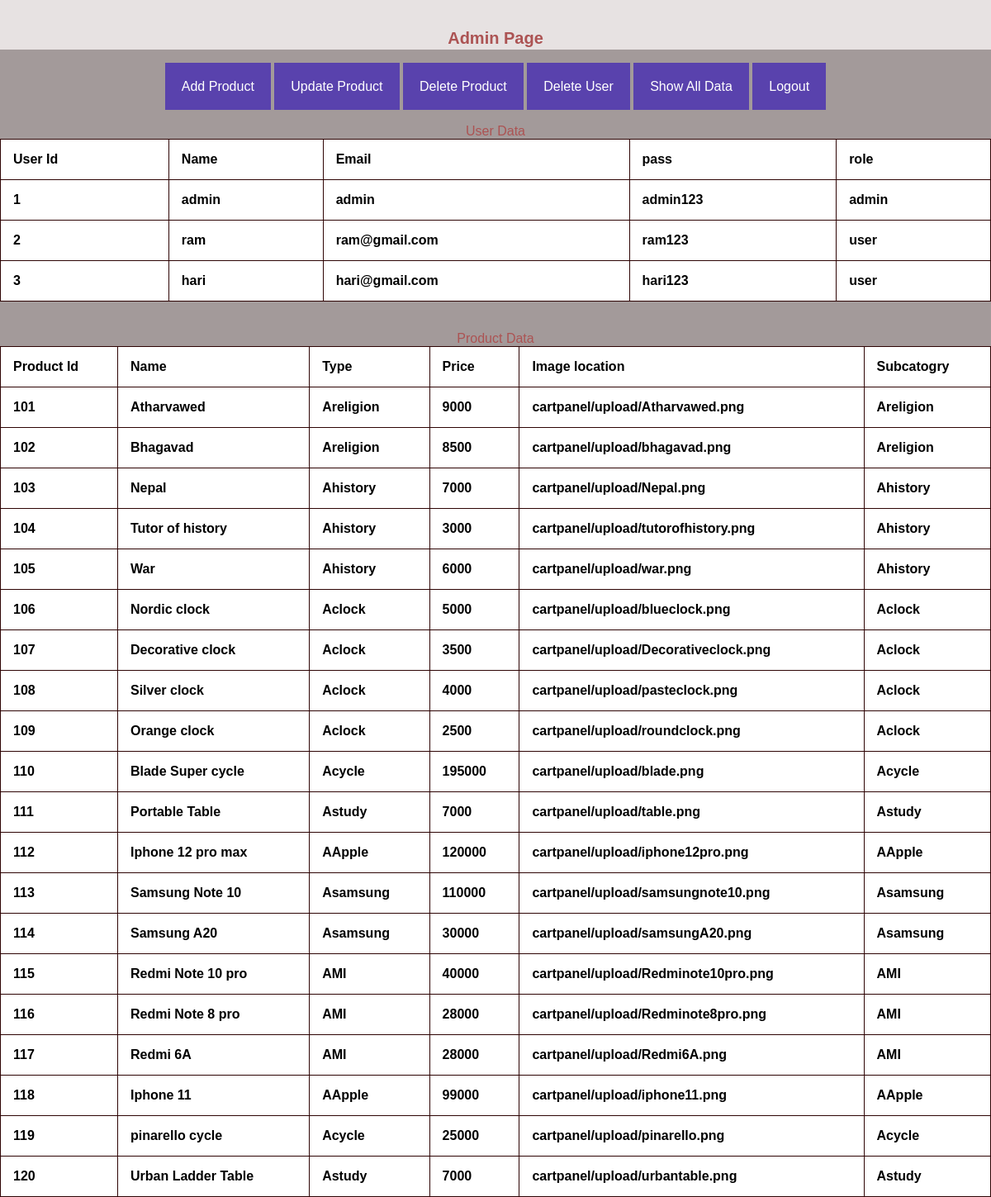
Screenshot of /alldata.php (signed in) with the database file from the repository.
### tables this page shows
CREATE TABLE `people` (
  `userid` int(20) NOT NULL AUTO_INCREMENT ,
  `name` varchar(30) DEFAULT NULL,
  `email` varchar(30) DEFAULT NULL,
  `pass` varchar(40) DEFAULT NULL,
  `role` varchar(20) DEFAULT NULL,
  PRIMARY KEY(userid)
  );

CREATE TABLE `product` (
  `prodid` int(10) NOT NULL AUTO_INCREMENT,
  `name` varchar(30) DEFAULT NULL,
  `type` varchar(30) DEFAULT NULL,
  `price` varchar(30) DEFAULT NULL,
  `imgloco` varchar(50) DEFAULT NULL,
  `sub` varchar(30) DEFAULT NULL,
   PRIMARY KEY (`prodid`)
  );

### alldata.php (the view, shortened to what this page needs)
<?php
include("adminmenu.php");
?>
<center>
<p class="textadmin">User Data</p>
<?php
include("databaselogin.php");
$sql = "SELECT * FROM people";
$result = $conn->query($sql);
if ($result->num_rows > 0) {
  echo '<table> <tr><th>User Id</th> <th>Name</th> <th>Email</th> <th>pass</th> <th>role</th></tr>';
  while($row = $result->fetch_assoc()) {
    echo "<tr><th>".$row['userid']."</th> <th>".$row['name']."</th> <th>".$row['email']."</th> <th>".$row['pass']."</th> <th>".$row['role']."</th></tr>";
  }
  echo "</table>";
} else {
  echo "0 results";
}
?>
<br>
<br>
<p class="textadmin">Product Data</p>
<?php
include("databaselogin.php");
$sql = "SELECT * FROM product";
$result = $conn->query($sql);
if ($result->num_rows > 0) {
  echo '<table> <tr><th>Product Id</th> <th>Name</th> <th>Type</th> <th>Price</th> <th>Image location</th> <th>Subcatogry</th></tr>';
  while($row = $result->fetch_assoc()) {
    echo "<tr><th>".$row['prodid']."</th> <th>".$row['name']."</th> <th>".$row['type']."</th> <th>".$row['price']."</th> <th>".$row['imgloco']."</th> <th>".$row['sub']."</th></tr>";
  }
  echo "</table>";
} else {
  echo "0 results";
}
?>
</center>

### adminhead.php (shortened to what this page needs)
<!DOCTYPE html>
<html lang="en">
<head>
    <link rel="stylesheet" href="main.css">
</head>
<body>
<div class="headadmin">
    <p class="nameadmin">Admin Page</p>
    </div>
    <br>
</body>

### adminmenu.php (shortened to what this page needs)
<?php
include("adminhead.php");
?>
<br>
<div class="menufield">
    <a href="addproduct.php" class="menuadmin">Add Product</a>
    <a href="updateproduct.php" class="menuadmin">Update Product</a>
    <a href="deleteproduct.php" class="menuadmin">Delete Product</a>
    <a href="deleteuser.php" class="menuadmin">Delete User</a>
    <a href="alldata.php" class="menuadmin">Show All Data</a>
    <a href="adminlogout.php" class="menuadmin">Logout</a>
</div>
</body>
</html>

### main.css (style rules this page uses)
* { font-family: Arial, Helvetica, sans-serif; margin: 0px 0px; }
body { background-color: rgb(163, 154, 154); }
a { text-decoration: none; color: white; }
.nameadmin { color: rgb(172, 83, 83); font-size: 20px; text-align: center; position: relative; top: 35px; font-weight: bolder; }
.headadmin { position: relative; background-color: rgb(231, 226, 226); height: 60px; }
table { font-family: arial, sans-serif; border-collapse: collapse; width: 100%; }
.textadmin { color: rgb(172, 83, 83); }
.menuadmin { color: white; padding: 20px 20px; background-color: rgb(89, 66, 173); }
.menufield { text-align: center; }
table { width:100%; }
table, th, td { background-color: white; border: 1px solid rgb(46, 4, 4); border-collapse: collapse; }
th, td { padding: 15px; text-align: left; }

### rows the page displays
people: userid "1", name "admin", email "admin", pass "admin123", role "admin"
people: userid "2", name "ram", email "ram@gmail.com", pass "ram123", role "user"
people: userid "3", name "hari", email "hari@gmail.com", pass "hari123", role "user"
product: prodid "101", name "Atharvawed", type "Areligion", price "9000", imgloco "cartpanel/upload/Atharvawed.png", sub "Areligion"
product: prodid "102", name "Bhagavad", type "Areligion", price "8500", imgloco "cartpanel/upload/bhagavad.png", sub "Areligion"
product: prodid "103", name "Nepal", type "Ahistory", price "7000", imgloco "cartpanel/upload/Nepal.png", sub "Ahistory"
product: prodid "104", name "Tutor of history", type "Ahistory", price "3000", imgloco "cartpanel/upload/tutorofhistory.png", sub "Ahistory"
product: prodid "105", name "War", type "Ahistory", price "6000", imgloco "cartpanel/upload/war.png", sub "Ahistory"
product: prodid "106", name "Nordic clock", type "Aclock", price "5000", imgloco "cartpanel/upload/blueclock.png", sub "Aclock"
product: prodid "107", name "Decorative clock", type "Aclock", price "3500", imgloco "cartpanel/upload/Decorativeclock.png", sub "Aclock"
product: prodid "108", name "Silver clock", type "Aclock", price "4000", imgloco "cartpanel/upload/pasteclock.png", sub "Aclock"
product: prodid "109", name "Orange clock", type "Aclock", price "2500", imgloco "cartpanel/upload/roundclock.png", sub "Aclock"
product: prodid "110", name "Blade Super cycle", type "Acycle", price "195000", imgloco "cartpanel/upload/blade.png", sub "Acycle"
product: prodid "111", name "Portable Table", type "Astudy", price "7000", imgloco "cartpanel/upload/table.png", sub "Astudy"
product: prodid "112", name "Iphone 12 pro max", type "AApple", price "120000", imgloco "cartpanel/upload/iphone12pro.png", sub "AApple"
product: prodid "113", name "Samsung Note 10", type "Asamsung", price "110000", imgloco "cartpanel/upload/samsungnote10.png", sub "Asamsung"
product: prodid "114", name "Samsung A20", type "Asamsung", price "30000", imgloco "cartpanel/upload/samsungA20.png", sub "Asamsung"
product: prodid "115", name "Redmi Note 10 pro", type "AMI", price "40000", imgloco "cartpanel/upload/Redminote10pro.png", sub "AMI"
product: prodid "116", name "Redmi Note 8 pro", type "AMI", price "28000", imgloco "cartpanel/upload/Redminote8pro.png", sub "AMI"
product: prodid "117", name "Redmi 6A", type "AMI", price "28000", imgloco "cartpanel/upload/Redmi6A.png", sub "AMI"
product: prodid "118", name "Iphone 11", type "AApple", price "99000", imgloco "cartpanel/upload/iphone11.png", sub "AApple"
product: prodid "119", name "pinarello cycle", type "Acycle", price "25000", imgloco "cartpanel/upload/pinarello.png", sub "Acycle"
product: prodid "120", name "Urban Ladder Table", type "Astudy", price "7000", imgloco "cartpanel/upload/urbantable.png", sub "Astudy"
